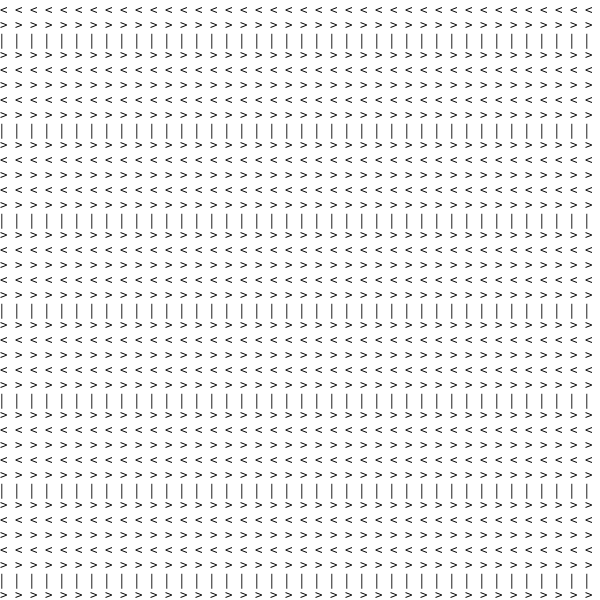
Frame 1 (no input)
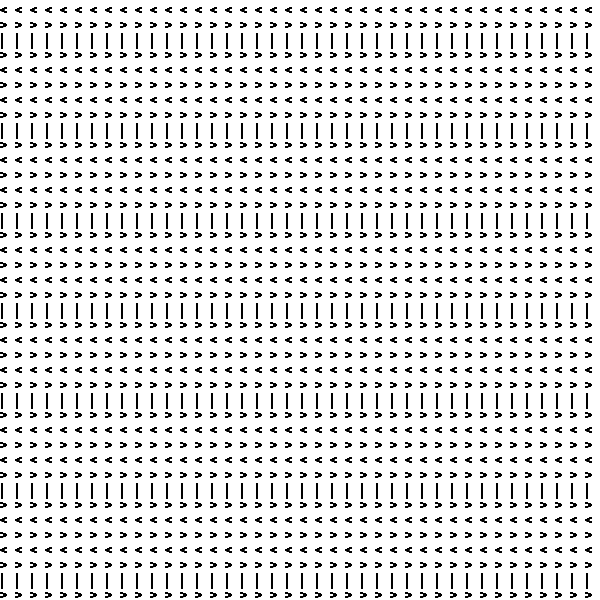
Frame 60 (the mouse pressed at the canvas centre just before this capture)
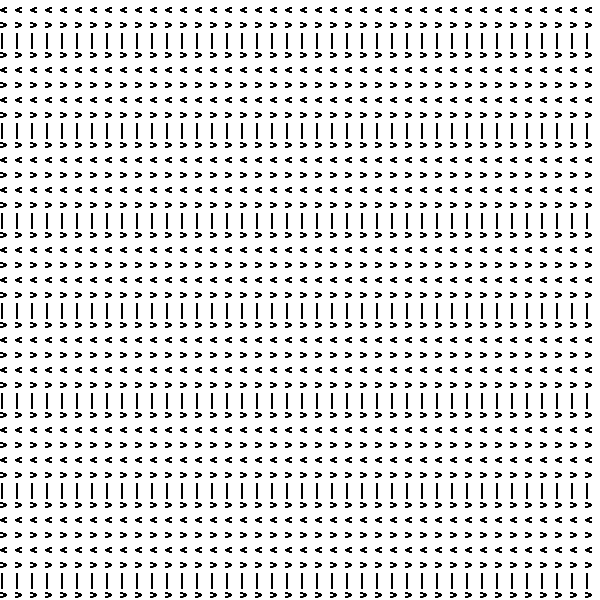
Frame 120 (the mouse held since frame 60 and released just before this capture)

The Processing sketch that drew these frames (run headless with seeded random() and noise(); from frame 60 on, the mouse is pressed at the canvas centre):

// Processing sketch: pattern
// ── pattern.pde
void setup(){
  size(600, 600); 
  background(255); 
}

void draw(){
  textSize(15); 
  fill(0);  
  for(int i = 0; i<100; i++){
    for(int j = 0; j<100; j++){
      if(j % 2 == 0){
        text(">", i*15, j*15); 
      }else if(j % 3 == 0){
        text("|", i*15, j*15); 
      }else{
        text("<", i*15, j*15);
      }
    }
  }
}
